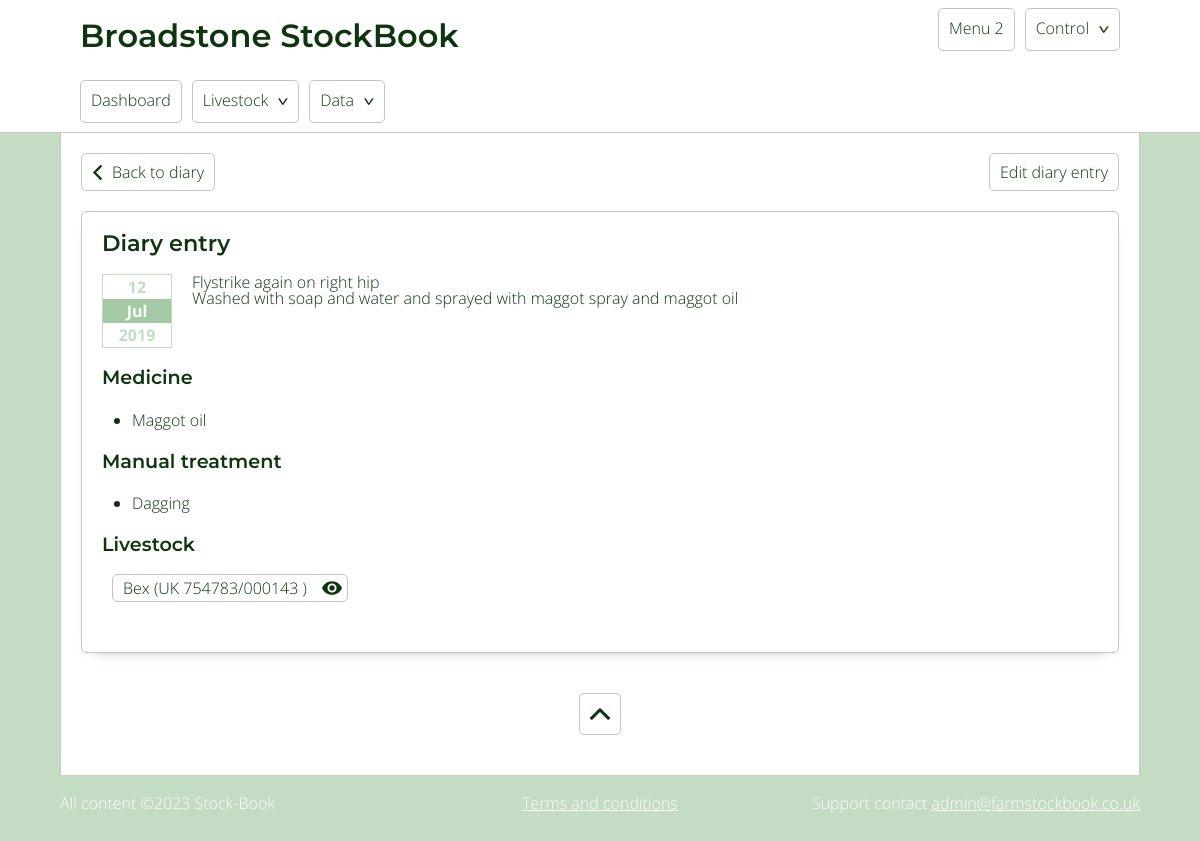
Screenshot of /diary.php?id=45 with the database file from the repository.
### tables this page shows
CREATE TABLE `livestock_diary` (
  `id` int(11) NOT NULL,
  `entry_date` date NOT NULL,
  `entry_added_date` timestamp NOT NULL DEFAULT current_timestamp(),
  `notes` text DEFAULT NULL,
  `livestock` varchar(500) DEFAULT NULL,
  `medicine` varchar(500) NOT NULL,
  `manual_treatment` varchar(500) NOT NULL
);

CREATE TABLE `medicine` (
  `id` int(11) NOT NULL,
  `quantity` varchar(500) DEFAULT NULL,
  `medicine_name` varchar(500) NOT NULL,
  `description` text DEFAULT NULL,
  `batch_number` varchar(500) DEFAULT NULL,
  `price` decimal(10,2) DEFAULT NULL,
  `purchase_date` date DEFAULT NULL,
  `expiry_date` date DEFAULT NULL,
  `finished_date` date DEFAULT NULL,
  `supplier` int(11) NOT NULL,
  `medicine_type` int(11) NOT NULL
);

CREATE TABLE `manual_treatment` (
  `id` int(11) NOT NULL,
  `treatment_name` varchar(500) NOT NULL,
  `notes` text DEFAULT NULL,
  `price` decimal(10,2) DEFAULT NULL,
  `supplier` int(11) NOT NULL
);

CREATE TABLE `livestock` (
  `id` int(11) NOT NULL,
  `species` int(11) NOT NULL,
  `livestock_name` text DEFAULT NULL,
  `gender` varchar(10) NOT NULL,
  `uk_tag_no` varchar(500) DEFAULT NULL,
  `previous_tags` varchar(255) DEFAULT NULL,
  `for_slaughter` tinyint(4) NOT NULL DEFAULT 0,
  `pedigree_no` varchar(500) DEFAULT NULL,
  `date_of_birth` date DEFAULT NULL,
  `date_of_sale` date DEFAULT NULL,
  `date_of_death` date DEFAULT NULL,
  `mother` int(11) DEFAULT NULL,
  `father` int(11) DEFAULT NULL,
  `home_bred` tinyint(4) NOT NULL,
  `origin` text DEFAULT NULL,
  `breed` int(11) NOT NULL,
  `notes` text DEFAULT NULL,
  `deleted` tinyint(4) NOT NULL DEFAULT 0
);

### includes/classes/Db.class.php (called while the page is built, shortened)
<?php
    class Db{
            private $db_servername = "localhost";
            private $db_username = "flockbook";
            private $db_password = "flockbook";
            private $db_dbName = "fb_redesign";
            protected function connect(){
                $pdo = new PDO("mysql:host=$this->db_servername;dbname=$this->db_dbName", $this->db_username, $this->db_password);
                $pdo -> setAttribute(PDO::ATTR_ERRMODE, PDO::ERRMODE_EXCEPTION);
                return self::$conn = $pdo;
            }
    }
?>

### includes/classes/Medicine.class.php (called while the page is built, shortened)
<?php
    class Medicine extends Db{
            public function getMedicine($id){
                $query = "  SELECT * FROM medicine WHERE id = :id";
                    $sql = self::$conn -> prepare($query);
                    $sql -> bindParam(':id', $id);
                    $sql -> execute();
                    $row = $sql -> fetch();
                return $row;
            }
    }
?>

### includes/classes/ManualTreatment.class.php (called while the page is built, shortened)
<?php
    class ManualTreatment extends Db{
            public function getManualTreatment($id){
                $query = "  SELECT * FROM manual_treatment WHERE id = :id";
                    $sql = self::$conn -> prepare($query);
                    $sql -> bindParam(':id', $id);
                    $sql -> execute();
                    $row = $sql -> fetch();
                return $row;
            }
    }
?>

### includes/classes/Livestock.class.php (the view, shortened to what this page needs)
<?php
    class Livestock extends Db{
            public function sql_getLivestockRange($ids, $site_data, $complexity){
                    $query = "  SELECT * FROM livestock WHERE id IN($ids)";
                    $sql = self::$conn -> prepare($query);
                    $sql -> execute();
                    $html = '';
                    while($row = $sql -> fetch()){
                        $description = $row['livestock_name'] ? $row['livestock_name'] . ' (' . $row['uk_tag_no'] .')' : $row['uk_tag_no'];
                        if( $complexity == 'complex' ){
                            $html .= "<span><a href='$site_data[site_root]/livestock?id=$row[id]'>$description</a><a class='icon icon_quickView js-quickView' data-id='$row[id]'></a></span>";
                        }else{
                            $html .= "<li>$description</li>";
                        }
                    }
                return $html;
            }
    }
?>

### includes/classes/Functions.class.php (shortened to what this page needs)
<?php
    class Functions extends Db{
            public function cardDateFormat($date){
                if($date){
                    $formatted_date = date_create($date);
                    $day = date_format( $formatted_date,"j" );
                    $month = date_format( $formatted_date,"M" );
                    $year = date_format( $formatted_date,"Y" );
                    $html = "<p class='date'>
                                <span>$day</span>
                                <span>$month</span>
                                <span>$year</span>
                             </p>";
                    return $html;
                }else{
                    return 'n/a';
                }
            }
    }
?>

### includes/classes/Diary.class.php (shortened to what this page needs)
<?php
    class Diary extends Db{
            public function singleDiaryEntry($site_data, $id, $context){
                $functions = new Functions();
                $medicine_class = new Medicine();
                $manual_treatment_class = new ManualTreatment();
                $livestock_class = new Livestock();
                $query = "SELECT * FROM livestock_diary WHERE id = :id";
                    $sql = self::$conn -> prepare($query);
                    $sql -> bindParam(':id', $id);
                    $sql -> execute();
                $row = $sql -> fetch();
                $entry_date = $functions -> cardDateFormat($row['entry_date']);
                $livestock_details = $livestock_class -> sql_getLivestockRange($row['livestock'], $site_data, 'complex');
                $medicine = explode(',', $row['medicine']);
                $medicine_length = $row['medicine'] ? count($medicine) : 0;
                $manual_treatment = explode(',',$row['manual_treatment']);
                $manual_treatment_length = $row['manual_treatment'] ? count($manual_treatment) : 0;
                $notes = nl2br($row['notes']);
                $data = '';
                $data.= "<p class='controls'>";
                    $data.= "<a href='$site_data[site_root]/diary' class='back'>Back to diary</a>";
                    $data.= "<a class='right_aligned js_edit_btn' data-editid='$row[id]' data-edittype='diary' data-form='edit_diary'>Edit diary entry</a>";
                $data.= "</p>";
                $data .= "<div class='card diaryCardSingle'>";
                    $data .= "<h2>Diary entry</h2>";
                    $data .= "<span>$entry_date</span>";
                    $data .= "<p class='diaryNotes'>$notes</p>";
                        if($medicine_length){
                            $data .= "<section>";
                                $data .= "<h3>Medicine</h3>";
                                $data .=  "<ul>";
                                    foreach($medicine as $item){
                                        $medicine_detail = $medicine_class -> getMedicine($item);
                                        $medicine_description = $medicine_detail['description'] ? ($medicine_detail['description']) : '';
                                        $data .= "<li><a href='$site_data[site_root]/medicine?id=$medicine_detail[id]'>$medicine_detail[medicine_name] $medicine_description</a></li>";
                                    };
                                $data .= "</ul>";
                            $data .= "</section>";
                        }
                        if($manual_treatment_length){
                            $data .= "<section>";
                                $data .= "<h3>Manual treatment</h3>";
                                $data .= "<ul>";
                                    foreach($manual_treatment as $item){
                                        $manual_treatment_detail = $manual_treatment_class -> getManualTreatment($item);
                                        $data .= "<li><a href='$site_data[site_root]/manualTreatment?id=$manual_treatment_detail[id]'>$manual_treatment_detail[treatment_name]</a></li>";
                                    }
                                $data .= "</ul>";
                            $data .= "</section>";
                        }
                        $data .= "<section class='livestock_details'>";
                            $data .= "<h3>Livestock</h3>";
                            $data .=  $livestock_details;
                        $data .= "</section>";
                $data .= "</div>";
                if($context == 'echo'){
                    echo $data;
                }else{
                    return $data;
                }
            }
    }
?>

### includes/style/style.css (style rules this page uses)
a,abbr,acronym,address,applet,article,aside,audio,b,big,blockquote,body,canvas,caption,center,cite,code,dd,del,details,dfn,div,dl,dt,em,embed,fieldset,figcaption,figure,footer,form,h1,h2,h3,h4,h5,h6,header,hgroup,html,i,iframe,img,ins,kbd,label,legend,li,mark,menu,nav,object,ol,output,p,pre,q,ruby,s,samp,section,small,span,strike,strong,sub,summary,sup,table,tbody,td,tfoot,th,thead,time,tr,tt,u,ul,var,video { margin:0;padding:0;border:0;font-size:100%;font:inherit;vertical-align:baseline }
article,aside,details,figcaption,figure,footer,header,hgroup,menu,nav,section { display:block }
body { line-height:1 }
ol,ul { list-style:none }
.icon { background-repeat:no-repeat;background-size:20px;height:20px;width:20px;display:inline-block;vertical-align:text-bottom }
.icon_quickView { background-image:url(/assets/img/quickView.svg) }
body { font-family:Open Sans,sans-serif;font-weight:300;font-size:16px;background-color:#c4dcc4;color:#0f3510;overflow-y:scroll }
p { margin:0 0 20px }
* { box-sizing:border-box }
h1,h2,h3,h4,h5 { font-family:Montserrat,sans-serif;font-weight:600;margin-bottom:20px;max-width:90% }
h2 { font-size:1.4em }
.message,h3 { font-size:1.2em }
a.back { display:inline-block;background-image:url(/assets/img/left-arrow.svg);background-repeat:no-repeat;background-size:15px;background-position:8px 50%;text-decoration:none;color:#0f3510;padding:10px 10px 10px 30px;border:1px solid #c5c5c5;border-radius:5px }
a.right_aligned { display:inline-block;text-decoration:none;color:#0f3510;padding:10px;border:1px solid #c5c5c5;border-radius:5px;float:right;cursor:pointer }
.card { padding:20px;margin:10px 0 40px;box-shadow:0 5px 14px -13px #000;border:1px solid #c5c5c5;border-radius:5px }
.diaryCard .date,.diaryCardSingle .date { width:70px;border:1px solid #c4dcc4;margin:0 10px 10px 0;float:left;padding:0 }
.diaryCard .date span,.diaryCardSingle .date span { display:block;text-align:center;padding:4px 2px;color:#c4dcc4;background-color:#fff;font-weight:700 }
.diaryCard .date span:nth-child(2),.diaryCardSingle .date span:nth-child(2) { background-color:#a4c9a4;color:#fff }
.diaryCardSingle .date { float:left;margin:0 20px 20px 0 }
.diaryCardSingle a { text-decoration:none;color:#0f3510 }
.diaryCardSingle p.diaryNotes { padding-left:90px }
.diaryCardSingle section { clear:left;margin-bottom:20px }
.diaryCardSingle section ul { list-style-type:disc;margin-left:30px;line-height:1.5em }
.diaryCardSingle section.livestock_details span { display:inline-block;position:relative;border:1px solid #c5c5c5;border-radius:5px;padding:5px 40px 5px 10px;margin:0 0 10px 10px }
.diaryCardSingle section.livestock_details span a { text-decoration:none;color:#0f3510 }
.diaryCardSingle section.livestock_details span a.icon { position:absolute;cursor:pointer;top:3px;right:5px }

### rows the page displays
livestock_diary: entry_date "12", entry_date "Jul", entry_date "2019", notes "Flystrike again on right hip Washed with soap and water and sprayed with maggot spray and maggot oil"
medicine: medicine_name "Maggot oil"
manual_treatment: treatment_name "Dagging"
livestock: description "Bex (UK 754783/000143 )"

### other values shown
$site_data[site_name] "Broadstone"
$date "2023"
